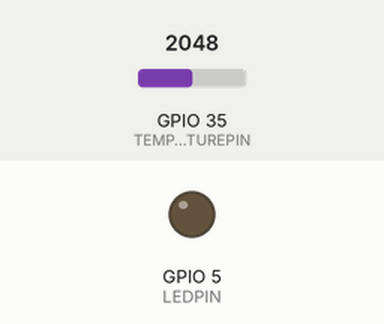
A program run on a simulated ESP32. Parts: output pins drawn as LEDs (lit = HIGH). The inputs (shaded band) are chosen by the test bench; at power-on: GPIO 35 (TEMPERATUREPIN) = 2048. WiFi joins after 1.5 s; servers stay silent unless stated; the local clock reads 2024-03-15 10:24:30 at power-on unless the program sets it; nothing arrives over Bluetooth unless stated; a phone connects over Bluetooth LE 3 s after start; what the program prints to the serial monitor is not drawn.

Above: at 0.1 s.
At 4.6 s:
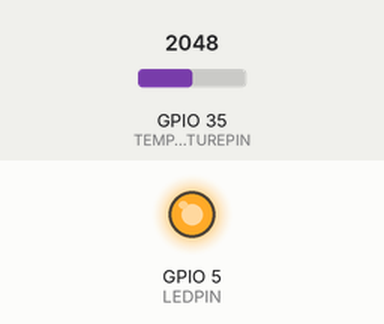
Timing chart, 0 to 6.1 s (numbered marks = the images above):
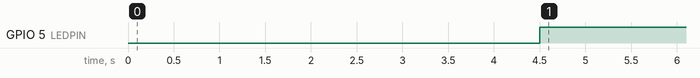

Measured:
- by itself, GPIO 5 (LEDPIN): LOW → HIGH at 4.5 s

The program:

main.cpp
```cpp
#include <BLEDevice.h>
#include <arduino.h>
#include "bluetooth_definitions.h"
#include "bluetooth_time.h"
#include <time.h>
#include <WiFi.h>

const char *ssid     = "NETGEAR96";
const char *password = "phoebe1984";

// ntp time
const char* ntpServer = "pool.ntp.org";
const long  gmtOffset_sec = -3600*8;
const int   daylightOffset_sec = 0;

// bluetooth services, characteristics and advertising objects
BLEServer *pServer = NULL;
BLEService *pService;
BLEService *pBatteryService;
BLECharacteristic *pCharacteristic;
BLECharacteristic *pLocationCharacteristic;
BLECharacteristic *pBatteryCharacteristic;
bool deviceConnected = false;
BLEAdvertisementData advert;
BLEAdvertisementData scan_response;

/**
* @enum Sensor Location.
* @brief Location of sensor on the body.
*/
enum SensorLocation_t {
    LOCATION_ARMPIT = 1,    /*!< Armpit. */
    LOCATION_BODY,          /*!< Body. */
    LOCATION_EAR,           /*!< Ear. */
    LOCATION_FINGER,        /*!< Finger. */
    LOCATION_GI_TRACT,      /*!< GI tract */
    LOCATION_MOUTH,         /*!< Mouth. */
    LOCATION_RECTUM,        /*!< Rectum. */
    LOCATION_TOE,           /*!< Toe. */
    LOCATION_EAR_DRUM,      /*!< Eardrum. */
};

#define TEMPERATURE_UNITS_CELSIUS     0x00
#define TEMPERATURE_UNITS_FAHRENHEIT  0x01
#define LOCATION_PRESENT              0x02
#define DATETIME_PRESENT              0x04

#define LEDPIN 5
#define TEMPERATUREPIN 35

// Define the B-value of the thermistor.
// This value is a property of the thermistor used in the Grove - Temperature Sensor,
// and used to convert from the analog value it measures and a temperature value.
const int B = 3975;

// these variables are volatile because they are used during the interrupt service routine!
volatile int interruptCounter;
volatile int secondInterruptCounter;

// lock
portMUX_TYPE timerMux = portMUX_INITIALIZER_UNLOCKED;

float temperature;
uint8_t thermPayload[13] = { 0, 0, 0, 0, 0, 0, 0, 0, 0, 0, 0, 0, 0 };

// forward declarations
void interruptSetup();
void IRAM_ATTR onTimer();
void IRAM_ATTR onSecondTimer();
void handleInterrupt();
void handleSecondInterrupt();
uint32_t quick_ieee11073_from_float(float temperature);
date_time_t getDateTime();

void printLocalTime()
{
  struct tm timeinfo;
  if(!getLocalTime(&timeinfo)){
    Serial.println("Failed to obtain time");
    return;
  }
  Serial.println(&timeinfo, "%A, %B %d %Y %H:%M:%S");
}

// Bluetooth server callbacks
class MyServerCallbacks: public BLEServerCallbacks {
    void onConnect(BLEServer* pServer) {
      Serial.println("Connected to central");
          // turn on the LED to indicate the connection:
      digitalWrite(LEDPIN, HIGH);
      deviceConnected = true;
    };

    void onDisconnect(BLEServer* pServer) {
      Serial.println("Disconnected from central");
      digitalWrite(LEDPIN, LOW);
      deviceConnected = false;
    }
};

// once only setup
void setup() {
  Serial.begin(115200);    // initialize serial communication
  pinMode(LEDPIN, OUTPUT);   // initialize the LED on pin 13 to indicate when a central is connected

  // connect to WiFi to get NTP time
  WiFi.begin(ssid, password);
  while ( WiFi.status() != WL_CONNECTED ) {
    delay ( 500 );
    Serial.print ( "." );
  }
  Serial.println(" CONNECTED");

  // Init and get the time
  configTime(gmtOffset_sec, daylightOffset_sec, ntpServer);
  printLocalTime();

  // Disconnect WiFi as it's no longer needed
  WiFi.disconnect(true);
  WiFi.mode(WIFI_OFF);

  std::string name = "";

  // Initialie Bluetooth
  name += "IoT-Bus HTM";
  BLEDevice::init(name);
  pServer = BLEDevice::createServer();
  pServer->setCallbacks(new MyServerCallbacks());

  // Setup service
  pService = pServer->createService((uint16_t)BLE_UUID_HEALTH_THERMOMETER_SERVICE);
  pCharacteristic = pService->createCharacteristic(
                                          (uint16_t) BLE_UUID_TEMPERATURE_MEASUREMENT_CHAR,
                                          BLECharacteristic::PROPERTY_READ |
                                          BLECharacteristic::PROPERTY_NOTIFY
                                        );
  // Start the service
  pService->start();

  // This is the battery level service - we just mock up the value being sent
  pBatteryService = pServer->createService((uint16_t)BLE_UUID_BATTERY_SERVICE);
  pBatteryCharacteristic = pBatteryService->createCharacteristic(
                                          (uint16_t) BLE_UUID_BATTERY_LEVEL_CHAR,
                                          BLECharacteristic::PROPERTY_READ |
                                          BLECharacteristic::PROPERTY_NOTIFY
                                        );
  // Start the service
  pBatteryService->start();

  // Start advertising both services
  BLEAdvertising *pAdvertising = pServer->getAdvertising();
  pAdvertising->addServiceUUID((uint16_t)BLE_UUID_HEALTH_THERMOMETER_SERVICE);
  pAdvertising->addServiceUUID((uint16_t)BLE_UUID_BATTERY_SERVICE);
  advert.setName("IoT-Bus HTM");
  pAdvertising->setAdvertisementData(advert);
  pAdvertising->start();

  Serial.println("Bluetooth device active, waiting for connections...");

  interruptSetup(); // to handle heartbest pulse measurement
}

void loop() {
  // time to measure temperature
  if (interruptCounter > 0) {
    portENTER_CRITICAL(&timerMux);
    interruptCounter--;
    portEXIT_CRITICAL(&timerMux);
    handleInterrupt();
  }
  // one second interrupt to send temperature to central
  if (secondInterruptCounter > 0) {
    portENTER_CRITICAL(&timerMux);
    secondInterruptCounter--;
    portEXIT_CRITICAL(&timerMux);
    handleSecondInterrupt();
  }
}

void handleSecondInterrupt(){

  if (deviceConnected){
    // update the bluetooth characteristics
    thermPayload[0] = TEMPERATURE_UNITS_FAHRENHEIT | DATETIME_PRESENT | LOCATION_PRESENT;

    uint32_t temp = quick_ieee11073_from_float(temperature);
    memcpy(thermPayload+1, &temp, sizeof(temp));

    date_time_t t = getDateTime();
    memcpy(thermPayload+5, &t, sizeof(t));

    thermPayload[12] = LOCATION_FINGER;

    pCharacteristic->setValue(thermPayload, sizeof(thermPayload));  // and update the heart rate measurement characteristic
    pCharacteristic->notify();

    int batteryLevel = 50;
    pBatteryCharacteristic->setValue(batteryLevel);  // and update the heart rate measurement characteristic
    pBatteryCharacteristic->notify();
  }
}

date_time_t getDateTime(){
  // get the local time
  time_t now;
  time(&now);
  Serial.println(now);

  // Convert to BT
  date_time_t dateTime;
  dateTime.seconds = localtime(&now)->tm_sec;
  dateTime.minutes = localtime(&now)->tm_min;
  dateTime.hours = localtime(&now)->tm_hour;
  dateTime.day = localtime(&now)->tm_mday;
  dateTime.month = localtime(&now)->tm_mon;
  dateTime.year = localtime(&now)->tm_year;
  return dateTime;
}

hw_timer_t * timer = NULL;
hw_timer_t * timer2 = NULL;

void interruptSetup(){
  // Use 1st timer of 4 (counted from zero).
  // Set 80 divider for prescaler (see ESP32 Technical Reference Manual for more
  // info).
  timer = timerBegin(0, 80, true);

  // Initializes Timer to run the ISR to sample every 2mS as per original Sketch.
  // Attach ISRTr function to our timer.
  timerAttachInterrupt(timer, &onTimer, true);

  // Set alarm to call isr function every 2 milliseconds (value in microseconds).
  // Repeat the alarm (third parameter)
  timerAlarmWrite(timer, 2000, true);

  // Use 2nd timer of 4 (counted from zero).
  // Set 80 divider for prescaler (see ESP32 Technical Reference Manual for more
  // info).
  timer2 = timerBegin(1, 80, true);

  // Initializes Timer to run the ISR to sample every second.
  // Attach ISRTr function to our timer.
  timerAttachInterrupt(timer2, &onSecondTimer, true);

  // Set alarm to call isr function every second (value in microseconds).
  // Repeat the alarm (third parameter)
  timerAlarmWrite(timer2, 1000000, true);

  // Start both alarms
  timerAlarmEnable(timer);
  timerAlarmEnable(timer2);

} // end interruptSetup

// THIS IS THE HW-TIMER INTERRUPT SERVICE ROUTINE.
// Timer makes sure that we take a reading every 2 miliseconds
void IRAM_ATTR onTimer(){    // triggered when timer fires...
    portENTER_CRITICAL(&timerMux);
    interruptCounter++;
    portEXIT_CRITICAL(&timerMux);
} // end onTimer

// THIS IS THE HW-TIMER INTERRUPT SERVICE ROUTINE.
// Timer makes sure that we take a reading every second
void IRAM_ATTR onSecondTimer(){    // triggered when timer fires...
    portENTER_CRITICAL(&timerMux);
    secondInterruptCounter++;
    portEXIT_CRITICAL(&timerMux);
} // end onTimer

// read the temperature  - currently mocking the return
void handleInterrupt(){
    // read sensor
    /* Read the current voltage level on the analog input pin.
     This is used here to simulate the heart rate's measurement.
    */
    // Get the (raw) value of the temperature sensor.
    int val = analogRead(TEMPERATUREPIN);

    // Determine the current resistance of the thermistor based on the sensor value.
    float resistance = (float)(1023-val)*10000/val;

    // Calculate the temperature based on the resistance value.
    temperature = 1/(log(resistance/10000)/B+1/298.15)-273.15;
    // no sensor connected !!!!!!!!
    temperature = 96.4;
}

/**
 * @brief A very quick conversion between a float temperature and 11073-20601 FLOAT-Type.
 * @param temperature The temperature as a float.
 * @return The temperature in 11073-20601 FLOAT-Type format.
 */
uint32_t quick_ieee11073_from_float(float temperature)
{
  uint8_t  exponent = 0xFF; //exponent is -1
  uint32_t mantissa = (uint32_t)(temperature*10);

  return ((exponent << 24) & 0xFF000000) | ((mantissa <<  0) & 0x00FFFFFF);
}


     
```

bluetooth_time.h
```cpp
#include "arduino.h"

struct date_time_t{
  uint16_t year;
  uint8_t month;
  uint8_t day;
  uint8_t hours;
  uint8_t minutes;
  uint8_t seconds;
};

struct day_of_week_t {
  uint8_t day;
};

struct day_date_time_t {
  struct date_time_t date_time;
  struct day_of_week_t day_of_week;
};

struct exact_time_256_t {
  struct day_date_time_t day_date_time;
  uint8_t fractions_256;
};

struct current_time_t {
  struct exact_time_256_t exact_time_256;
  uint8_t adjust_reason;
};
```

Source omitted: bluetooth_definitions.h (28507 bytes)
